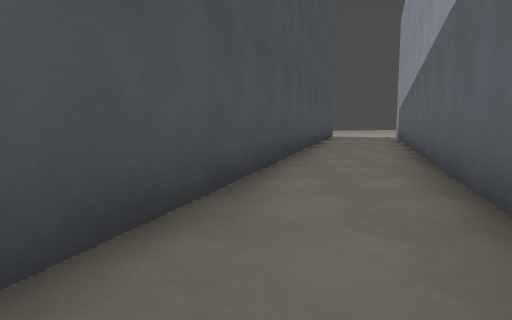
view 1 (above)

18 first-person views from a walk through a 3-D level made in the Godot game engine. The camera is 1.3 m above the floor, tilts 6° down and sees 75° across. The floor is counted in squares, 2 m on a side. Each view is taken from the middle of a square. On the plan, view 1 faces up. The plan holds only what a view shows up to about 10 squares ahead; the rest is blank. The place goes on beyond the plan. Surface patterns are stand-ins for the level's own textures.

view 2
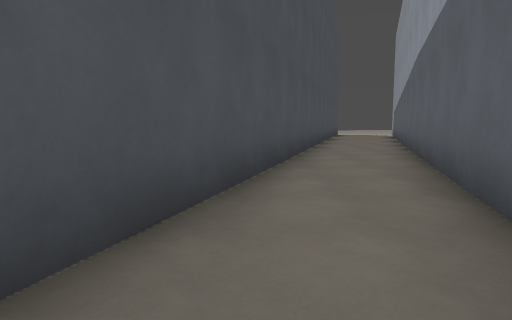

view 3
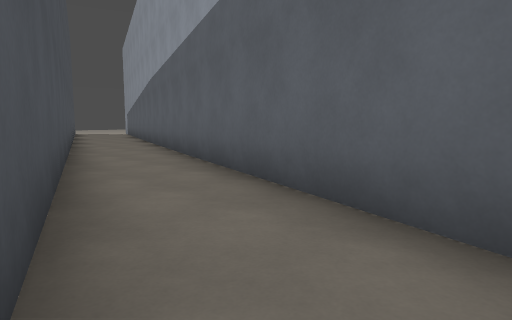

view 4
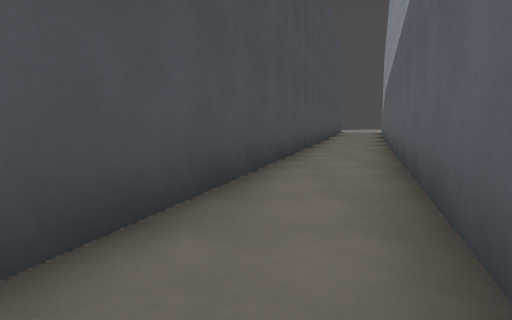

view 5
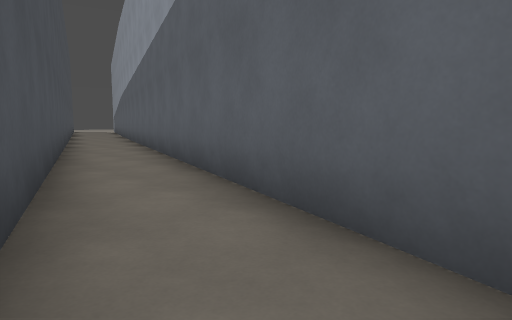

view 6
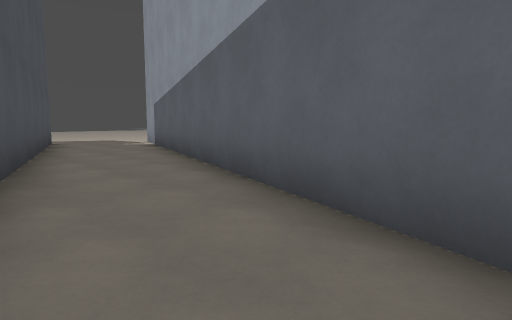

view 7
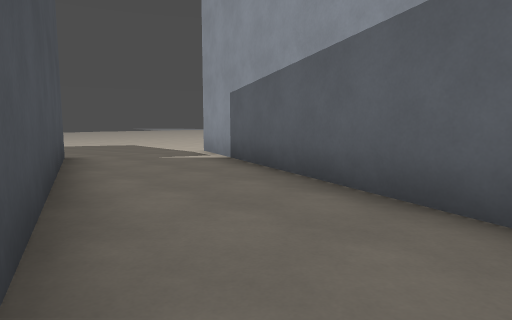

view 8
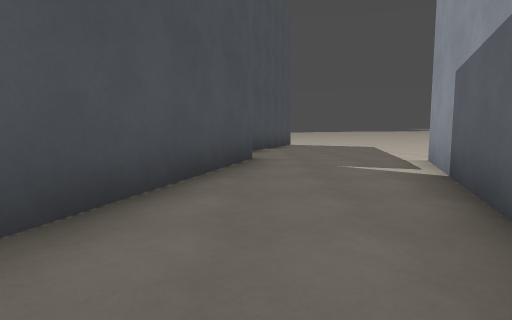

view 9
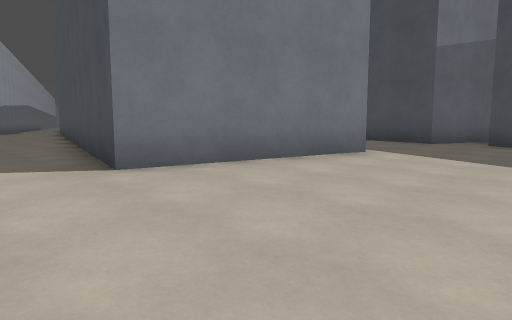

view 10
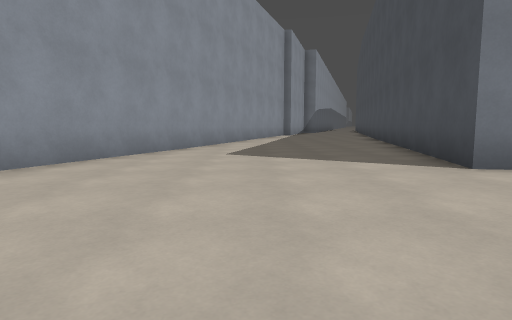

view 11
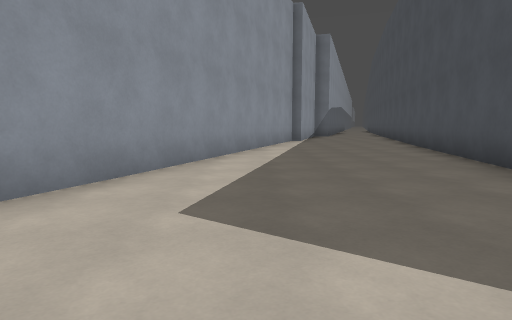

view 12
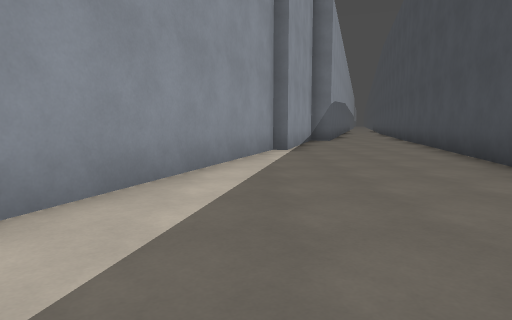

view 13
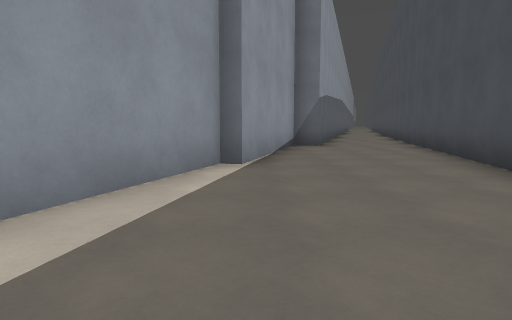

view 14
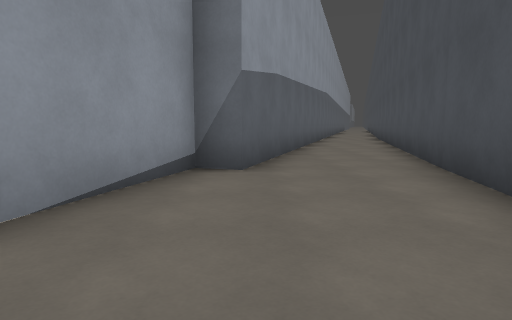

view 15
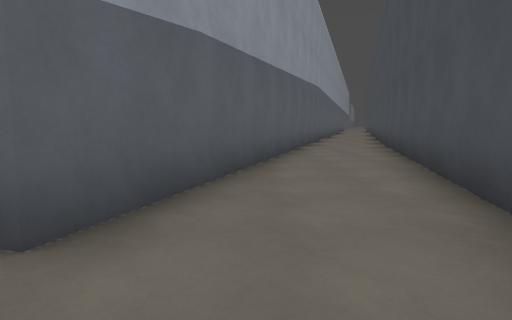

view 16
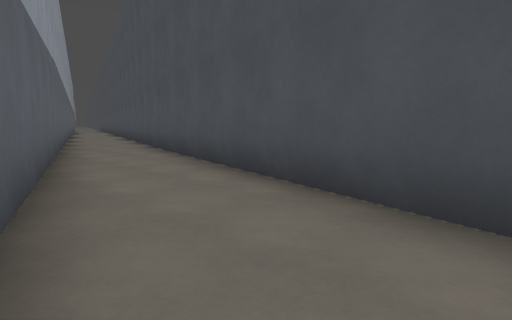

view 17
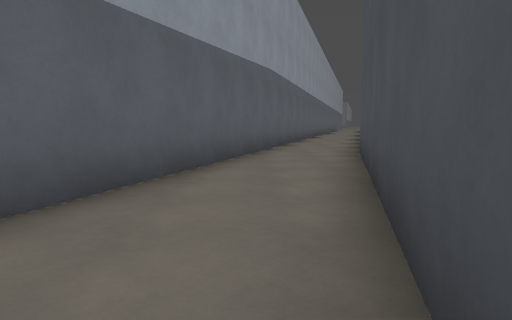

view 18
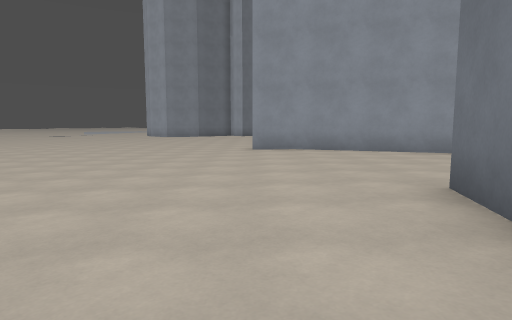

### Floor plan
Key: @ floor where view 1 was taken; # wall or solid block; . main floor; - floor 0.25 m lower than the main floor.
Columns run from 5 left of view 1 to 18 right of it. Each row starts with its distance up from view 1.
 20          ...------------
 19        ##.......--------
 18        #............---#
 17        ##...##.........#
 16         #...#####......#
 15         #...#   #.....##
 14        ##..##  ##.....#
 13        #...#   #......#
 12        #...#   #.....##
 11       ##..##   #.....#
 10       #...#   ##....##
  9       #..##   #.....#
  8      ##..#    #.....#
  7      #...#    #....##
  6      #..##    #....#
  5      #..#    ##....#
  4     ##..#    #....##
  3     #..##    #....#
  2     #..#     #...##
  1    ##..#    ##...#
  0    #.@##    #....#
 -1    #..#     #...##
 -2   ##..#     #..##
 -3   #..##    ##..#
 -4   #..#     #...#
 -5  ##..#     #..##
 -6  #..##     #..#
 -7  #..#     ##..#
 -8  #..#     #...#
 -9 ##.##     #..##
-10 #..#     ##..#
-11 #.##     #...#
-12  .#      #..##
-13 ..#      #..#

Where each view was taken, in squares from view 1:
view 1: 0 up, 0 right, facing up
view 2: 3 down, 1 left, facing up
view 3: 6 down, 3 left, facing up-right
view 4: 10 down, 3 left, facing up
view 5: 13 down, 5 left, facing up-right
view 6: 5 up, 1 right, facing up-right
view 7: 10 up, 2 right, facing up-right
view 8: 11 up, 4 right, facing up
view 9: 20 up, 13 right, facing down-left
view 10: 20 up, 14 right, facing down
view 11: 16 up, 14 right, facing down
view 12: 11 up, 13 right, facing down
view 13: 8 up, 12 right, facing down
view 14: 3 up, 10 right, facing down
view 15: 0 up, 9 right, facing down
view 16: 4 down, 9 right, facing down-left
view 17: 4 down, 7 right, facing down
view 18: 18 up, 8 right, facing right
